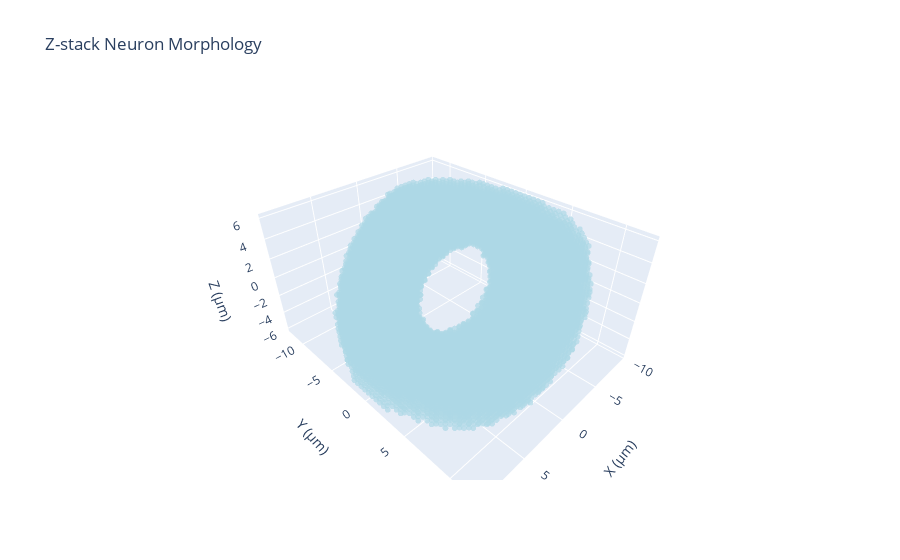

Source (notebook cell):
### Markdown cell above
## 3. Visualizing the Torus Topology Z-stack

Let's visualize the torus topology to understand its 3D donut structure and central hole.

### Code cell
# Visualize the torus topology z-stack in 3D
print("🎨 Creating 3D visualization of torus topology z-stack...")

# Create interactive 3D plot
fig_torus = visualize_zstack_3d(
    z_stack, 
    metadata=metadata,
)

# Display the plot
fig_torus.show()

print("✓ 3D visualization complete!")
print("💡 Interact with the plot: rotate to see the classic donut shape")
print("🔍 Notice the central hole that goes completely through the torus")
print("🍩 This creates a topology with genus = 1 (one hole)")

### Figure 1 — Plotly figure (JSON) as saved in the notebook; plotly's stock layout.template omitted (floating-point values rounded to 4 significant figures; data arrays with more than 128 entries replaced by an {"elided": "..."} marker saying what was removed)
{"data": [{"marker": {"color": "lightblue", "opacity": 0.7, "size": 2}, "mode": "markers", "name": "Neuron Volume", "type": "scatter3d", "x": {"elided": "14902 float values"}, "y": {"elided": "14902 float values"}, "z": {"elided": "14902 float values"}}], "layout": {"scene": {"aspectmode": "data", "xaxis": {"title": {"text": "X (µm)"}}, "yaxis": {"title": {"text": "Y (µm)"}}, "zaxis": {"title": {"text": "Z (µm)"}}}, "title": {"text": "Z-stack Neuron Morphology"}}}
